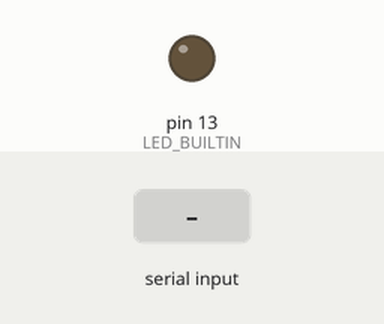
A sketch run on a simulated Arduino Uno, built with avr-gcc and run on an emulated ATmega328P. Shown: output pins drawn as LEDs (lit = HIGH). The inputs (shaded band) are chosen by the test bench.

Above: at 1.2 s.
1.3 s: "1" received over Serial
At 2.3 s:
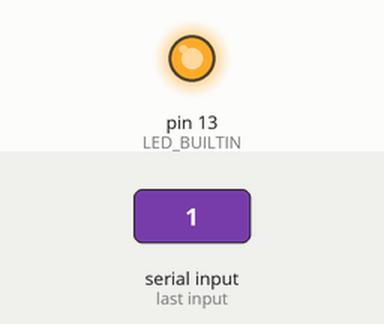
2.8 s: "0" received over Serial
At 3.4 s:
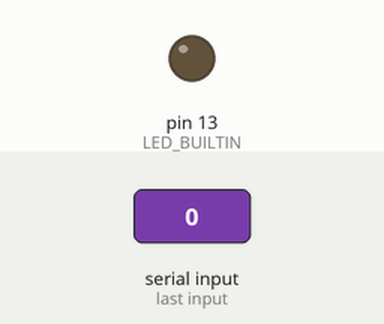
Timing chart, 0 to 5.8 s (numbered marks = the images above; inputs shaded):
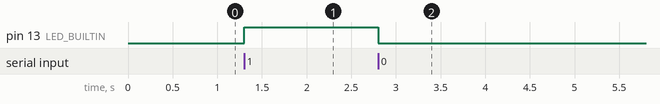

Measured:
- after the input at 1.3 s, pin 13 (LED_BUILTIN): LOW → HIGH at once
- after the input at 2.8 s, pin 13 (LED_BUILTIN): HIGH → LOW at once

The sketch:

01_LED_Blink_Serial.ino
```cpp
// =======================================================
// 🎓 1교시: 파이썬과 처음으로 인사하기! (시리얼 통신 기초)
// =======================================================

// 아두이노가 켜지면 딱 한 번 실행되는 준비 장소입니다.
void setup() {
  // 1. 파이썬(컴퓨터)과 대화를 주고받을 통신 속도(Baud Rate)를 9600으로 맞춥니다.
  Serial.begin(9600);

  // 2. 아두이노에 내장된 LED(보통 13번 핀)를 빛을 '내보내는' 출력 모드로 설정합니다.
  pinMode(LED_BUILTIN, OUTPUT);

  // 처음 시작할 때는 일단 불을 꺼둡니다.
  digitalWrite(LED_BUILTIN, LOW);
}

// 전원이 켜져 있는 동안 무한히 반복해서 실행되는 곳입니다.
void loop() {
  // 3. 파이썬에서 전송한 데이터(문자)가 시리얼 버퍼에 도착했는지 확인합니다.
  if (Serial.available() > 0) {

    // 4. 도착한 데이터를 한 글자(char) 읽어와서 command라는 상자에 넣습니다.
    char command = Serial.read();

    // 5. 조건문(if)을 사용해 명령어가 무엇인지 검사합니다.
    if (command == '1') {
      digitalWrite(LED_BUILTIN, HIGH); // 불을 켭니다!
    }
    else if (command == '0') {
      digitalWrite(LED_BUILTIN, LOW);  // 불을 끕니다!
    }

    // (선택) 만약 엔터키(\n) 등 다른 잡음 문자가 넘어온다면 무시하고 넘어갑니다.
  }
}
```
